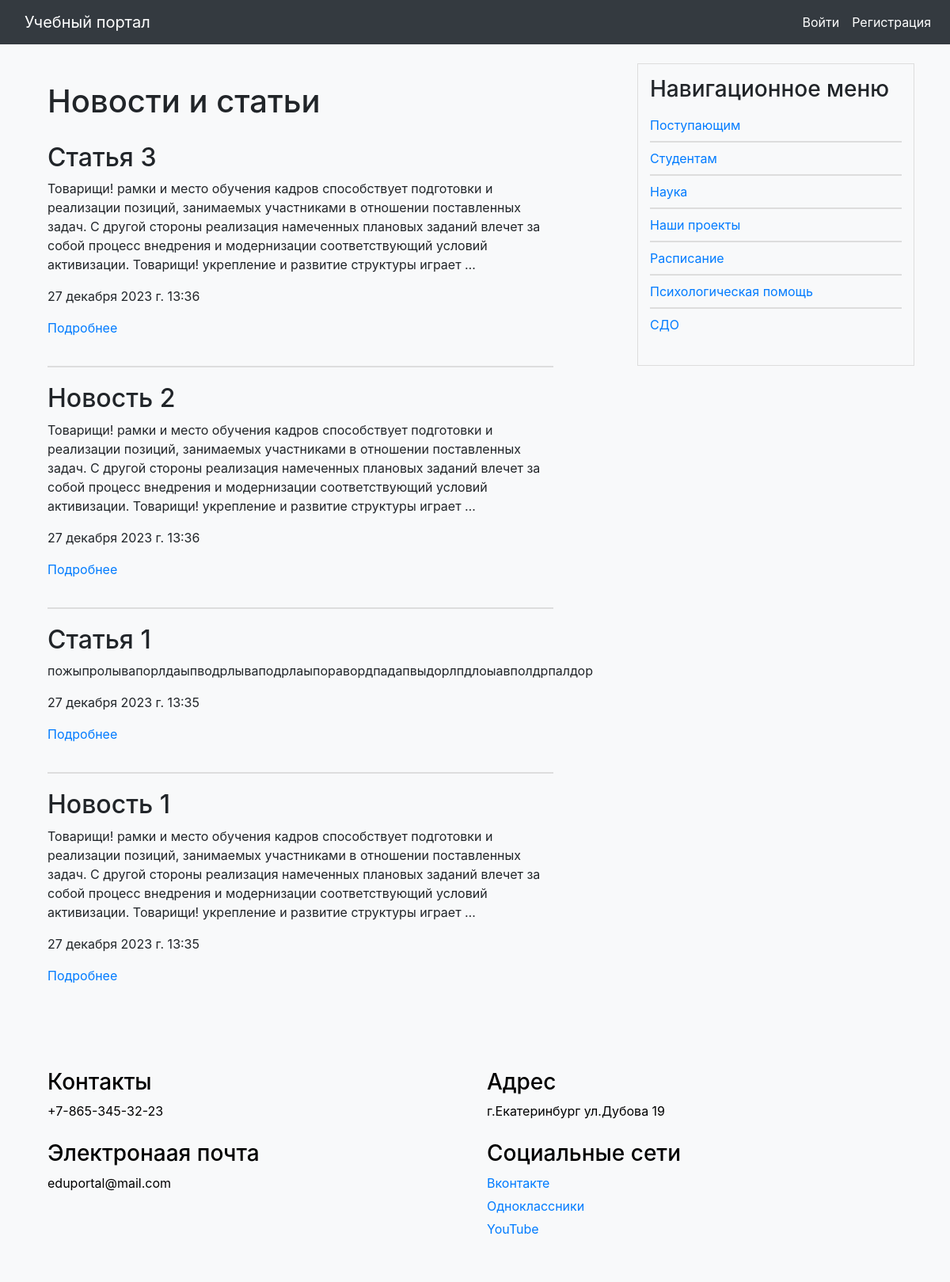
The page / on the database its author committed.
### portal/models.py (models this page shows, shortened)
class ArticlesAndNews(models.Model):
    class Status(models.IntegerChoices):
        DRAFT = 0, 'Черновик'
        PUBLISHED = 1, 'Опубликовано'
    class Meta:
        verbose_name = 'Статьи и новости'
        verbose_name_plural = 'Статьи и новости'
        ordering = ['-time_create']
        indexes = [
            models.Index(fields=['-time_create']),
        ]
    title = models.CharField(max_length=255, verbose_name='Заголовок')
    slug = models.SlugField(max_length=255, unique=True, db_index=True, verbose_name='Slug',
                            validators=[
                                MinLengthValidator(5, message="Минимум 5 символов"),
                                MaxLengthValidator(100, message="Максимум 100 символов")
                            ])
    file = models.FileField(upload_to='file/%Y/%m/%d/', default=None,
                            blank=True, null=True, verbose_name='Файлы')
    photo = models.ImageField(upload_to='photos/%Y/%m/%d/', default=None,
                              blank=True, null=True, verbose_name='Фото')
    content = models.TextField(blank=True, verbose_name='Текст статьи')
    time_create = models.DateTimeField(auto_now_add=True, verbose_name='Время создания')
    time_update = models.DateTimeField(auto_now=True, verbose_name='Время изменения')
    is_published = models.BooleanField(choices=tuple(map(lambda x: (bool(x[0]), x[1]), Status.choices)),
                                       default=Status.DRAFT, verbose_name="Статус")
    cat = models.ForeignKey('Category', on_delete=models.PROTECT, related_name='posts', verbose_name='Категории', default=None)
    objects = models.Manager()
    published = PublishedManager()
    def get_absolute_url(self):
        return reverse('post', kwargs={'post_slug': self.slug})

class ShowInfo(models.Model):
    class Meta:
        verbose_name = 'Основная информация'
        verbose_name_plural = 'Основная информация'
    title = models.CharField(max_length=255, verbose_name='Заголовок')
    slug = models.SlugField(max_length=255, unique=True, db_index=True, verbose_name='Slug')
    photo = models.ImageField(upload_to='photos/info', default=None,
                              blank=True, null=True, verbose_name='Фото')
    file = models.FileField(upload_to='file/%Y/%m/%d/', default=None,
                            blank=True, null=True, verbose_name='Файлы')
    content = models.TextField(blank=True, verbose_name='Текст статьи')
    def get_absolute_url(self):
        return reverse('show_info', kwargs={'info_slug': self.slug})

### portal/views.py (the view)
# urls.py: path('', views.PortalHome.as_view(), name='home'),
class PortalHome(ListView):
    model = ArticlesAndNews
    template_name = 'portal/index.html'
    context_object_name = 'posts'
    extra_context = {
        'title': 'Главная страница'
    }
    def get_queryset(self):
        return ArticlesAndNews.published.all()

### portal/context_processors.py (called while the page is built)
def get_portal_context(request):
    navigate = ShowInfo.objects.all()
    return {'navigate': navigate}

### portal/models.py (called while the page is built)
    def get_queryset(self):
        return super().get_queryset().filter(is_published=ArticlesAndNews.Status.PUBLISHED)

### portal/templates/portal/index.html (shortened to what this page needs)
{% extends 'base.html' %}
{% block content %}
<div class="container mt-4 content">
    <div class="row">
        <div class="col-md-11">
            <h1>Новости и статьи</h1>
            <ul class="article-list">
                {% for p in posts %}
                <li class="article-list-item">
                    <div class="article-content">
                        <h2>{{ p.title }}</h2>
                        <div class="article-text">
                            {% autoescape off %}
                            {{p.content|linebreaks|truncatewords:40}}
                            {% endautoescape %}
                            <p>{{ p.time_create }}</p>
                        </div>
                        <p><a href="{{ p.get_absolute_url }}">Подробнее</a></p>
                    </div>
                </li>
                {% endfor %}
            </ul>
        </div>
    </div>
</div>
{% endblock %}

### templates/base.html (shortened to what this page needs)
{% load static %}
<!DOCTYPE html>
<html lang="en">
<head>
    <link rel="stylesheet" href="https://stackpath.bootstrapcdn.com/bootstrap/4.3.1/css/bootstrap.min.css">
    <link rel="stylesheet" href="https://cdn.jsdelivr.net/npm/bootstrap-icons@1.10.5/font/bootstrap-icons.css">
    <link type="text/css" href="{% static 'portal/css/styles.css' %}" rel="stylesheet" />
</head>
<body>
<nav class="navbar navbar-expand-lg navbar-dark bg-dark fixed-top navbar-custom">
    <a class="navbar-brand" href="/">Учебный портал</a>
    <div class="collapse navbar-collapse" id="navbarNav">
    <ul class="navbar-nav ml-auto">
        {% if user.is_authenticated %}
            <li class="nav-item">
                <a class="nav-link" href="{% url 'users:profile' %}">{{ user.username }}</a>
            </li>
            <li class="nav-item">
                <a class="nav-link" href="{% url 'education:personal-area' %}">Личный кабинет</a>
            </li>
            <li class="nav-item">
                <a class="nav-link" href="{% url 'users:logout' %}">Выйти</a>
            </li>
        {% else %}
            <li class="nav-item">
                <a class="nav-link" href="{% url 'users:login' %}">Войти</a>
            </li>
            <li class="nav-item">
                <a class="nav-link" href="{% url 'users:register' %}">Регистрация</a>
            </li>
        {% endif %}
    </ul>
</div>
</nav>
<div class="container mt-4">
    <div class="row">
        <div class="col-md-8">
            {% block content %}
            {% endblock %}
        </div>
        <div class="col-md-4">
            <div class="nav-block">
                <h3>Навигационное меню</h3>
                <ul>
                    {% if request.resolver_match.namespace == 'education' %}
                        <li><a href="/">Моя группа</a></li>
                        <li><a href="/">Для студентов</a></li>
                        <li><a href="/">Тесты</a></li>
                        <li><a href="/">Библиотека</a></li>
                    {% else %}
                        {% for n in navigate %}
                            <li><a href="{{ n.get_absolute_url }}">{{ n.title }}</a></li>
                        {% endfor %}
                    {% endif %}
                </ul>
            </div>
        </div>
    </div>
</div>
<div class="container mt-4">
    <div class="footer">
    <div class="container">
        <div class="row">
            <div class="col-md-6">
                <h3>Контакты</h3>
                <p>+7-865-345-32-23</p>
            </div>
            <div class="col-md-6">
                <h3>Адрес</h3>
                <p>г.Екатеринбург
                ул.Дубова 19</p>
            </div>
            <div class="col-md-6">
                <h3>Электронаая почта</h3>
                <p>eduportal@mail.com</p>
            </div>
            <div class="col-md-6">
                <h3>Социальные сети</h3>
                <p><a href="#">Вконтакте</a></p>
                <p><a href="#">Одноклассники</a></p>
                <p><a href="#">YouTube</a></p>
            </div>
        </div>
    </div>
</div>
</body>
</html>

### portal/static/portal/css/styles.css (style rules this page uses)
body { padding-top: 56px; background-color: #f8f9fa; }
.navbar-custom { background-color: #343a40; }
.navbar-custom , .navbar-custom .navbar-text { color: #ffffff; }
.navbar-brand { color: #ffffff; margin-left: 15px; }
.navbar-custom .navbar-nav .nav-link { color: #ffffff; }
.nav-block { background-color: #f8f9fa; padding: 15px; border: 1px solid #ddd; }
.nav-block ul { padding: 0; list-style-type: none; }
.nav-block li { border-top: 1px solid #ddd; border-bottom: 1px solid #ddd; margin: 0; padding: 8px 0; }
.nav-block li:first-child { border-top: none; }
.nav-block li:last-child { border-bottom: none; }
.footer { background-color: #f8f9fa; color: black; padding: 30px 0; width: 100%; }
.footer .row { display: flex; justify-content: space-between; flex-wrap: wrap; }
.footer .col-md-6 { margin-bottom: 20px; }
.footer .col-md-6 p { margin-bottom: 5px; }
.article-list { list-style-type: none; padding: 0; }
.article-list-item { border-top: 1px solid #ddd; border-bottom: 1px solid #ddd; margin: 0; padding: 20px 0; }
.article-list-item:first-child { border-top: none; }
.article-list-item:last-child { border-bottom: none; }
.article-list-item { display: flex; }
.article-text { flex-grow: 1; }

### rows shown on the page
ArticlesAndNews: title "Статья 3", content "Товарищи! рамки и место обучения кадров способствует подготовки и реализации позиций, занимаемых участниками в отношении поставленных задач. С другой стороны реализация намеченных плановых заданий влечет за собой процесс внедрения и модернизации соответствующий условий активизации. Товарищи! укрепление и развитие структуры играет …", time_create "27 декабря 2023 г. 13:36"
ArticlesAndNews: title "Новость 2", content "Товарищи! рамки и место обучения кадров способствует подготовки и реализации позиций, занимаемых участниками в отношении поставленных задач. С другой стороны реализация намеченных плановых заданий влечет за собой процесс внедрения и модернизации соответствующий условий активизации. Товарищи! укрепление и развитие структуры играет …", time_create "27 декабря 2023 г. 13:36"
ArticlesAndNews: title "Статья 1", content "пожыпролывапорлдаыпводрлываподрлаыпоравордпадапвыдорлпдлоыавполдрпалдор", time_create "27 декабря 2023 г. 13:35"
ArticlesAndNews: title "Новость 1", content "Товарищи! рамки и место обучения кадров способствует подготовки и реализации позиций, занимаемых участниками в отношении поставленных задач. С другой стороны реализация намеченных плановых заданий влечет за собой процесс внедрения и модернизации соответствующий условий активизации. Товарищи! укрепление и развитие структуры играет …", time_create "27 декабря 2023 г. 13:35"
ShowInfo: title "Поступающим"
ShowInfo: title "Студентам"
ShowInfo: title "Наука"
ShowInfo: title "Наши проекты"
ShowInfo: title "Расписание"
ShowInfo: title "Психологическая помощь"
ShowInfo: title "СДО"
